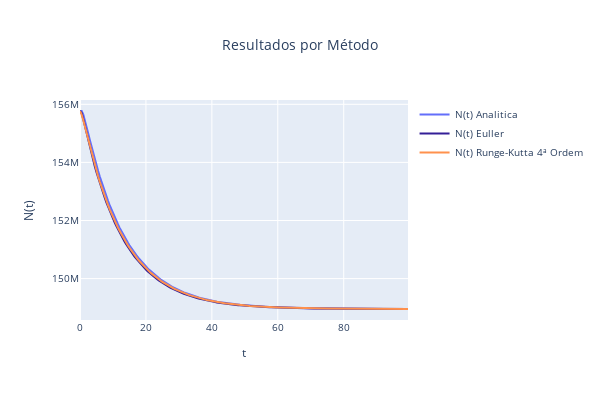

Notebook source saved alongside this figure:
### Code cell
e_1.plot_output(variable="N")

### Figure 1 — Plotly figure (JSON) as saved in the notebook; plotly's stock layout.template omitted (floating-point values rounded to 4 significant figures; data arrays with more than 128 entries replaced by an {"elided": "..."} marker saying what was removed)
{"data": [{"mode": "lines", "name": "N(t) Analitica", "type": "scatter", "x": {"elided": "200 float values"}, "y": {"elided": "200 float values"}}, {"line": {"color": "#341f97"}, "mode": "lines", "name": "N(t) Euller", "type": "scatter", "x": {"elided": "200 float values"}, "y": {"elided": "200 float values"}}, {"line": {"color": "#FF914D"}, "mode": "lines", "name": "N(t) Runge-Kutta 4ª Ordem", "type": "scatter", "x": {"elided": "200 float values"}, "y": {"elided": "200 float values"}}], "layout": {"font": {"size": 10}, "height": 400, "title": {"text": "Resultados por Método", "x": 0.5}, "width": 600, "xaxis": {"title": {"text": "t"}}, "yaxis": {"title": {"text": "N(t)"}}}}
